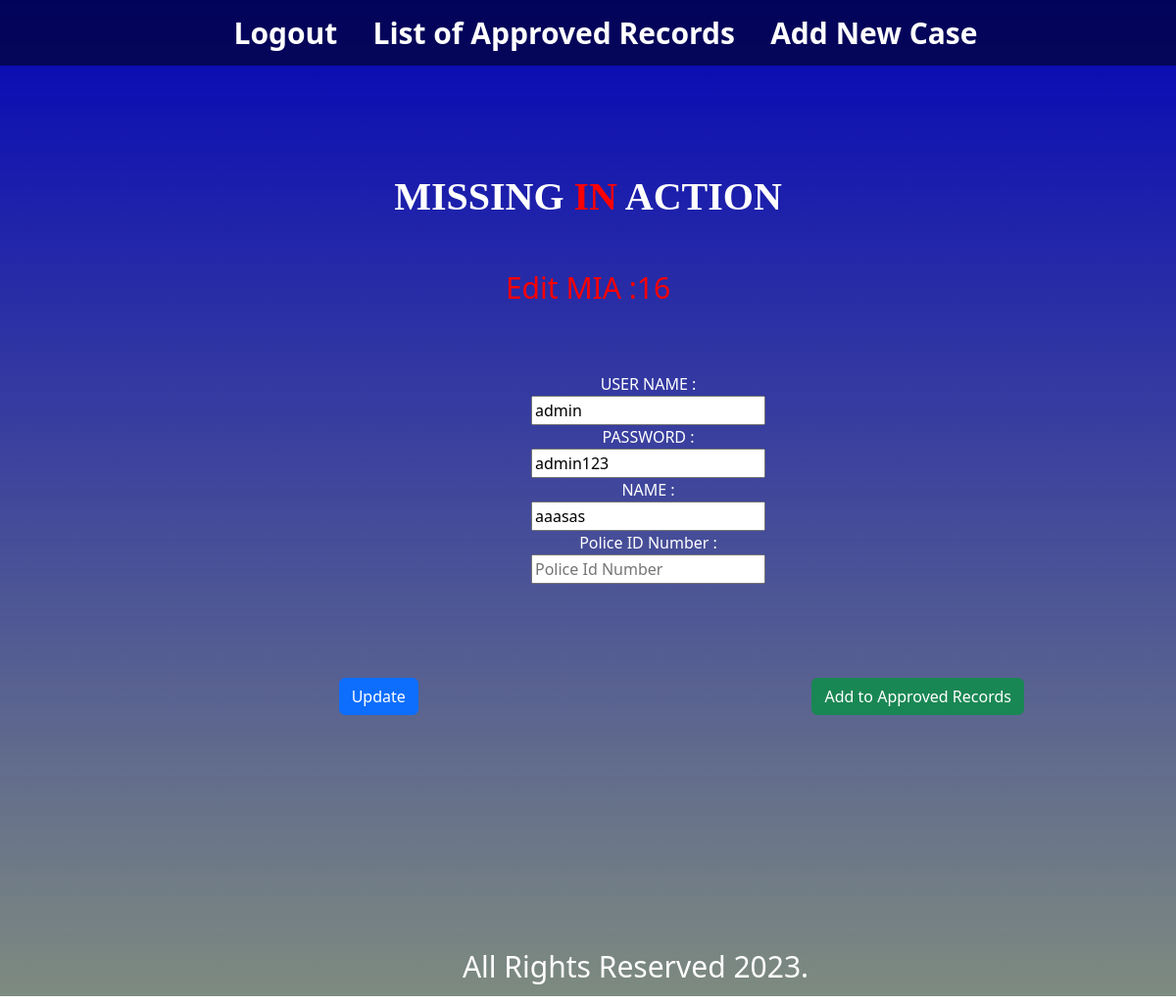
/edit_users.php?id=16, run on the app's committed database.
### tables this page shows
CREATE TABLE `users` (
  `id` int(11) NOT NULL,
  `user_name` varchar(100) NOT NULL,
  `password` varchar(100) NOT NULL,
  `NAME` varchar(200) NOT NULL,
  `EMAIL` varchar(200) NOT NULL,
  `police_id` varchar(100) NOT NULL
);

### edit_users.php (the view, shortened to what this page needs)
<?php
include_once("config.php");
?>
<?php
$id = $_GET['id'];
$result = mysqli_query($con, "SELECT * FROM users WHERE id=$id");
while($user_data = mysqli_fetch_array($result))
{
	$user_name = $user_data['user_name'];
	$password = $user_data['password'];
	$NAME = $user_data['NAME'];
	$EMAIL = $user_data['EMAIL'];
}
?>
<html>
<head>
   <link href="https://cdn.jsdelivr.net/npm/bootstrap@5.3.0/dist/css/bootstrap.min.css" rel="stylesheet">
</head>
<body>
	<header id="myHeader">
    <nav>
      <ul>
         <center id="li_">
        <li><b><a href="login.php">Logout</a></li></b>
        <li><b><a href="crud_for_approve.php">List of Approved Records</a></li></b>
        <li><b><a href="add_missing.php">Add New Case</a></li></b>
        </center>
    </nav>
  </header>
	<center>
	<br/><br/>
	<form action="" method="POST">
	<form name="update_user" method="post" action="edit_pending.php">
			<div class="missing">
		<p id="title" style="font-size:40px;font-family:verdana"><b>MISSING<span style="color:red;"> IN </span> ACTION</b></p><br>
		<p  id="p_1" style="color:red;font-size: 30px;">Edit MIA :<?php echo $id;?> </p>
	</div><br><br>
<form action="" method="POST" enctype="multipart/form-data">
<center>
	<div class="details">
		<label>USER NAME :</label><br>
		<input type="text" placeholder="name" name="user_name" value=<?php echo $user_name;?> required ><br>
		<label>PASSWORD :</label><br>
		<input type="text" placeholder="middle name" name="password" value=<?php echo $password;?> ><br>
		<label>NAME :</label><br>
			<input type="text" placeholder="last name"  name="NAME" value=<?php echo $NAME;?>><br>
		<label>Police ID Number  :</label><br>
		<input type="number" placeholder="Police Id Number"  name="EMAIL" value=<?php echo $EMAIL;?> >
		<br><br><br><br><br>
				<div class="row">
  <div class="col">
    <button class="btn btn-primary" type="submit" name="update">Update</button>
  </div>
  <div class="col">
    <button class="btn btn-success" type="submit" name="submit">Add to Approved Records</button>
  </div>
</div>
	</form>
	<footer id="footer">
    <center><p style="color:white;font-size: 30px;  ">All Rights Reserved 2023.</p></center>
</footer>
</center>
</body>
</html>

### edit_users.php (style rules this page uses)
body { background-color: black; color: white; background: linear-gradient(rgba(4, 5, 182, 10.7),rgba(-93, 26, -17, 0.5)),url(bc.jpg); overflow: auto; }
.missing { margin-top: 123px; }
#myHeader { position: fixed; top: 0; width: 100%; background-color: rgba(0, 0, 0, 0.5); z-index: 100; }
#li_ { margin-left: 36px; }
#myHeader nav ul { list-style-type: none; margin: -18px; padding: 0; overflow: hidden; text-align: right; }
#myHeader nav ul li { display: inline-block; }
#myHeader nav ul li a { display: block; padding: 29px 16px; text-decoration: none; color: white; font-size: 30px; }
.details { margin-left: 123px; }
#footer { margin-left: -26px; margin-top: 234px; }
li { color:white; }

### data on the page
users: user_name "admin", password "admin123", NAME "aaasas"

### other printed values
$id "16"
